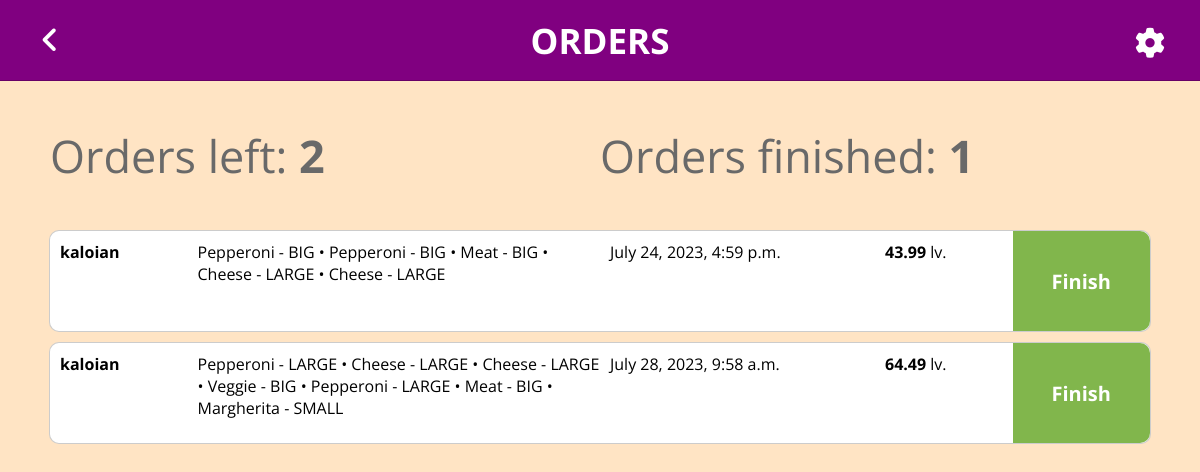
The page /orders/show-all/ on the database as committed earlier.
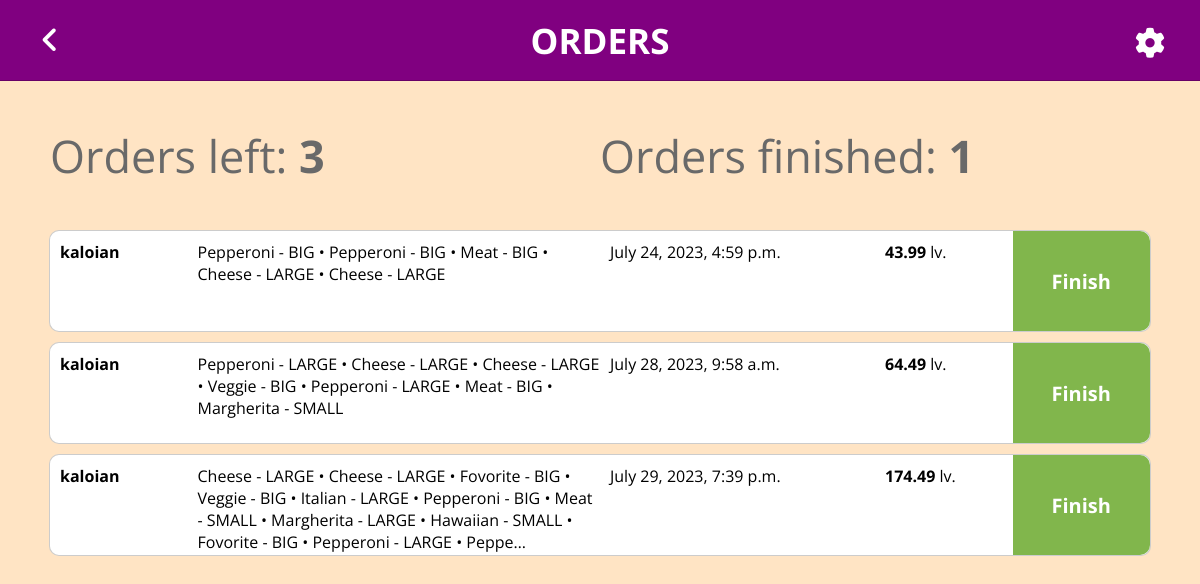
The same page on the database as committed later.
### PizzaGang/main/models.py (models this page shows, shortened)
class Order(models.Model):
    user = models.ForeignKey(User, on_delete=models.CASCADE)
    is_finished = models.BooleanField(default=False)
    cart_items = models.TextField()
    total_price = models.FloatField(validators=[validate_positive], default=0.00)
    created_at = models.DateTimeField(auto_now_add=True)

### PizzaGang/main/views.py (the view)
# urls.py: path('show-all/', ShowOrdersAllView, name='show_all_orders'),
def ShowOrdersAllView(request):
    orders = Order.objects.filter(is_finished=False).order_by('created_at')
    orders_finished = Order.objects.filter(is_finished=True)
    context = {
        'orders': orders,
        'orders_finished': orders_finished
    }
    return render(request, 'orders/show_all_orders.html', context)

### PizzaGang/main/context_processors.py (called while the page is built, shortened)
def get_cart_items_count(request):
    cart_items_count = 0
    return {'cart_items_count': cart_items_count, 'current_user': request.user}

### templates/orders/show_all_orders.html (shortened to what this page needs)
{% extends 'admin/admin_base.html' %}
{% load static %}
{% block admin_head %}
    <link rel="stylesheet" href="{% static 'css/show_orders.css' %}">
{% endblock %}
{% block admin_content %}
    <div class="show-orders-stats">
        {% if orders.count == 0 %}
            <p>No orders left!</p>
        {% else %}
            <p>Orders left: <b>{{ orders.count }}</b></p>
        {% endif %}
        <p>Orders finished: <b>{{ orders_finished.count }}</b></p>
    </div>
    {% for order in orders %}
        <div class="order-container-in-progress">
            <div class="order-username-container">
                <a href="{% url 'show_user' order.user.pk %}">
                    <b>{{ order.user.username|truncatechars:10 }}</b>
                </a>
            </div>
            <div class="order-items-container">
                <p>{{ order.cart_items|truncatechars:200 }}</p>
            </div>
            <div class="order-time-created-container">
                <p>{{ order.created_at }}</p>
            </div>
            <div class="order-price-container">
                <p><b>{{ order.total_price|floatformat:2 }}</b> lv.</p>
            </div>
            <div class="order-is-finished">
                <form action="{% url 'make_finished_order' order.pk %}" method="post">
                    <button type="submit">Finish</button>
                </form>
            </div>
        </div>
    {% endfor %}
{% endblock %}

Rows that differ between the two databases and show on the page:
added Order: user.username "kaloian", cart_items "Cheese - LARGE • Cheese - LARGE • Fovorite - BIG • Veggie - BIG • Italian - LARGE • Pepperoni - BIG • Meat - SMALL • Margherita - LARGE • Hawaiian - SMALL • Fovorite - BIG • Pepperoni - LARGE • Peppe…", created_at "July 29, 2023, 7:39 p.m.", total_price "174.49"
Other text that changed with them:
{{ orders.count }}: "2" → "3"
